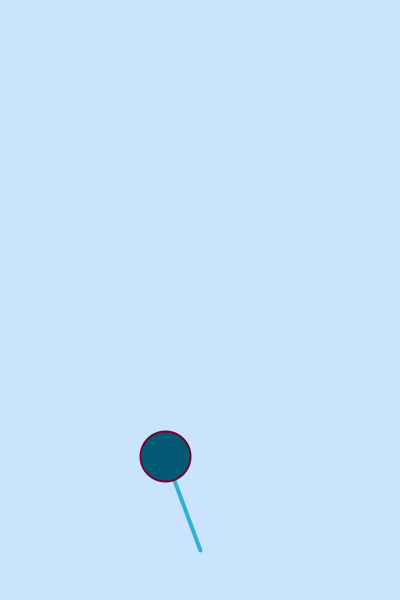
Frame 1 (no input)
Frame 60 (the mouse pressed at the canvas centre just before this capture): identical to frame 1, image omitted
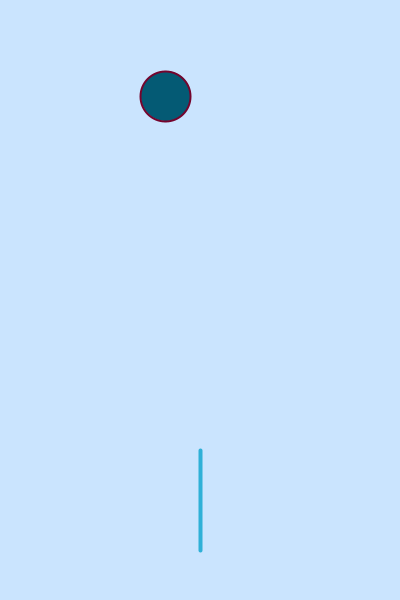
Frame 120 (the mouse held since frame 60 and released just before this capture)

The Processing sketch that drew these frames (run headless with seeded random() and noise(); from frame 60 on, the mouse is pressed at the canvas centre):

// Processing sketch: processing_150701
// ── processing_150701.pde

/*Alina Honhala
Bubble Shooter*/

PVector mouse = new PVector(mouseX, mouseY);
PVector center = new PVector(200,550); //Centro del "shooter"

PVector bala = new PVector(0,0);

float v = 0.06;
float diam = 50;
boolean disparo = false;
PVector mouse_aux = new PVector(0,0);
  

void setup()
{
  size(400,600);
  smooth();
}


void draw()
{
  background(#CAE4FE);
  mouse.x = mouseX;
  mouse.y = mouseY;
  
  mouse.sub(center);
  mouse.normalize();
  mouse.mult(100);
  
  //Dibujamos el "shooter"
  stroke(#2FB0D7);
  strokeWeight(4);
  translate(center.x, center.y);
  line(0, 0, mouse.x, mouse.y);
  
  if (mousePressed)
  {
    mouse_aux.set(mouse.x, mouse.y);
    disparo = true;
  }
  
  if(disparo)
  {
    bala.x += v * mouse_aux.x;
    bala.y += v * mouse_aux.y;
    
    //Si la bala se sale del lienzo:
    if( ( bala.x > center.x || bala.x < (-center.x) ) || (-bala.y) > center.y)
       disparo = false; 
       
  }
  //Si no se presiona el ratón:
  else{
    bala.x = mouse.x;
    bala.y = mouse.y;
  }
  
  //Dibujamos la bala
  stroke(#74042D);
  strokeWeight(2);
  fill(#045A74);
  ellipse(bala.x, bala.y, diam, diam);
  
}
